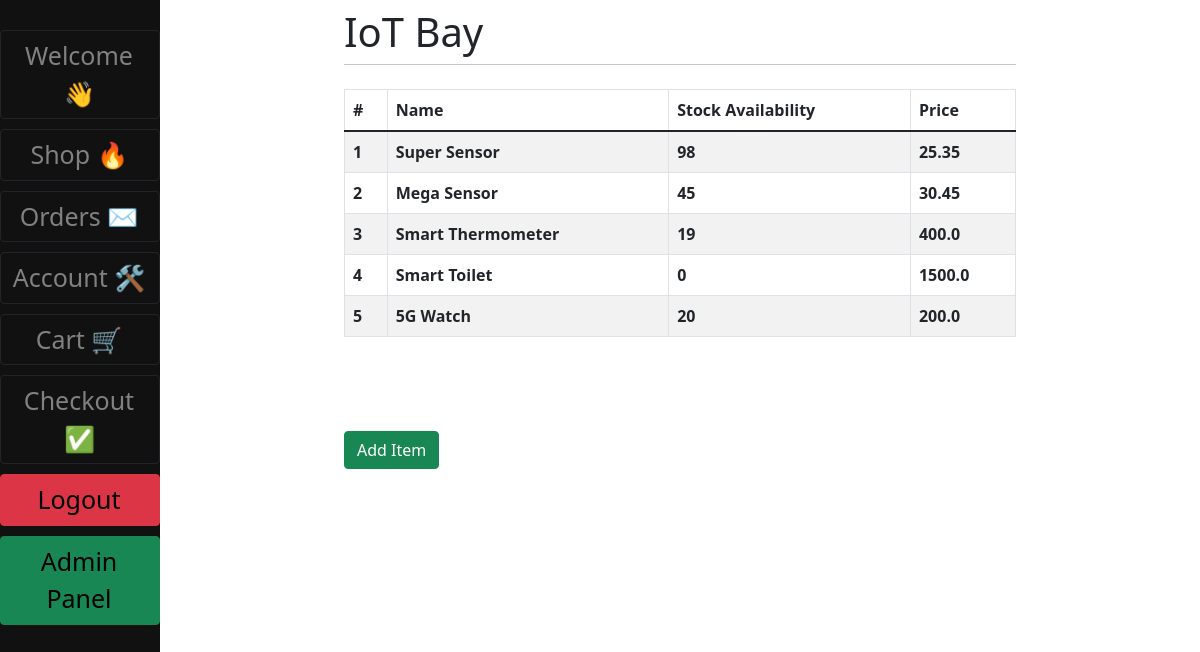
The app's page /products/ (signed in) with its own data.
### main/models.py (models this page shows, shortened)
class Item(models.Model):
    name = models.CharField(max_length=100)
    stock_num = models.IntegerField()
    price = models.FloatField(null=True)
    image = models.ImageField(null=True, blank=True)

### main/views.py (the view)
# urls.py: path('products/', v.products, name="products"),
def products(request):
    if request.user.is_staff or request.user.is_superuser:
        items = Item.objects.all()
        context = {"items": items}
        return render(request, "Product_Management/products.html", context)

### main/templates/Product_Management/products.html (shortened to what this page needs)
{% extends "main/base.html" %}
{% block content %}
<div class="content-section">
    <table class="table table-striped table-bordered table-hovet">
        <thead class="thead-dark">
            <tr>
                <th scope="col">#</th>
                <th scope="col">Name</th>
                <th scope="col">Stock Availability</th>
                <th scope="col">Price</th>
            </tr>
        </thead>
        <tbody>
            {% for item in items %}
            <tr style="cursor: pointer; cursor : hand;" onclick="window.location='{% url 'view_item' item.id %}'">
                <th scope="row">{{ forloop.counter }}</th>
                <th scope="row">{{ item.name }}</th>
                <th scope="row">{{ item.stock_num }}</th>
                <th scope="row">{{ item.price }}</th>
            </tr>
            {% endfor %}
        </tbody>
    </table>
</div>
<br></br>
<a class = 'btn btn-success' style = "margin-top: 30px;" href="/add_item">Add Item</a>
{%endblock%}

### records on screen
Item: name "Super Sensor", stock_num "98", price "25.35"
Item: name "Mega Sensor", stock_num "45", price "30.45"
Item: name "Smart Thermometer", stock_num "19", price "400.0"
Item: name "Smart Toilet", stock_num "0", price "1500.0"
Item: name "5G Watch", stock_num "20", price "200.0"
